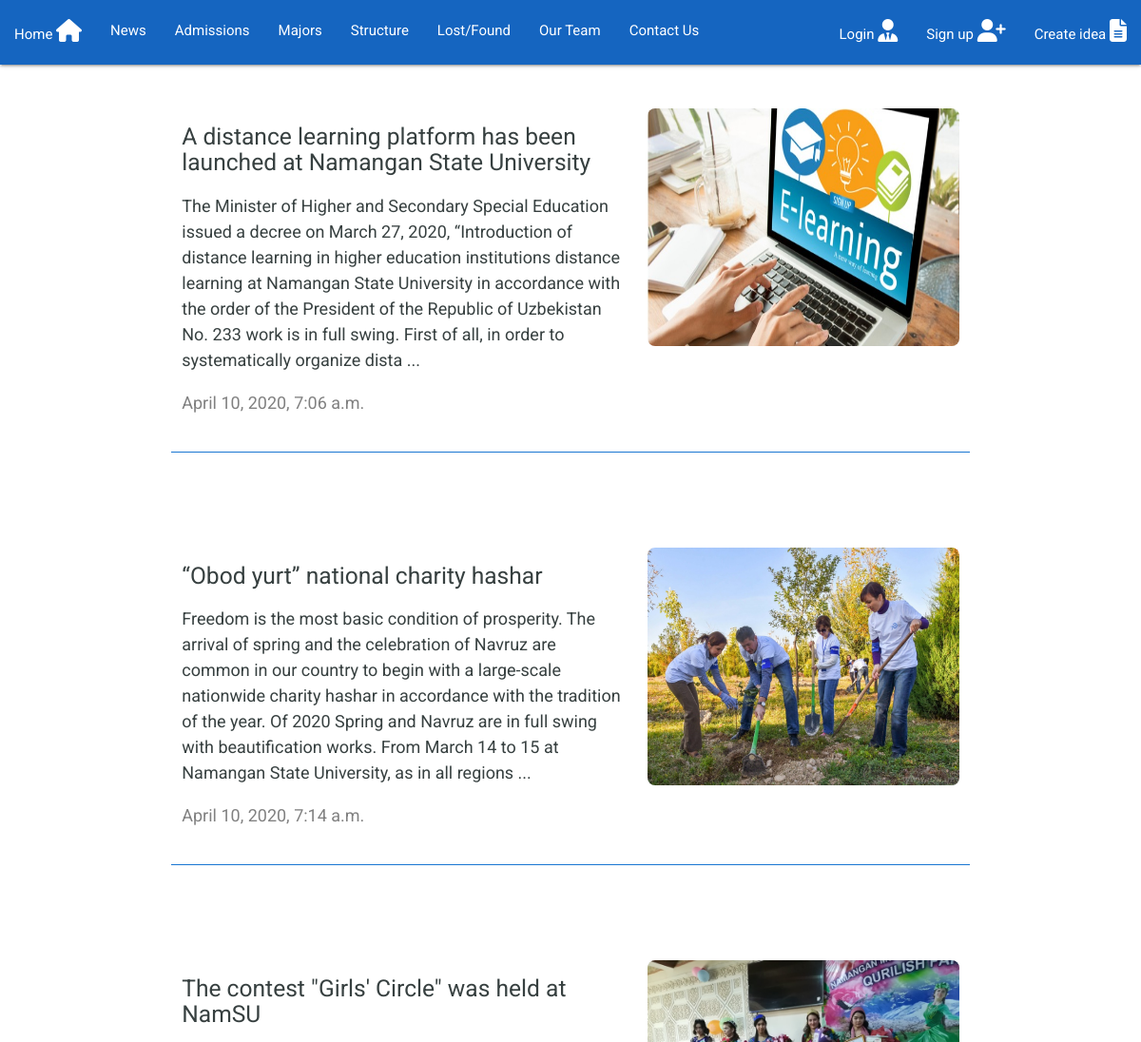
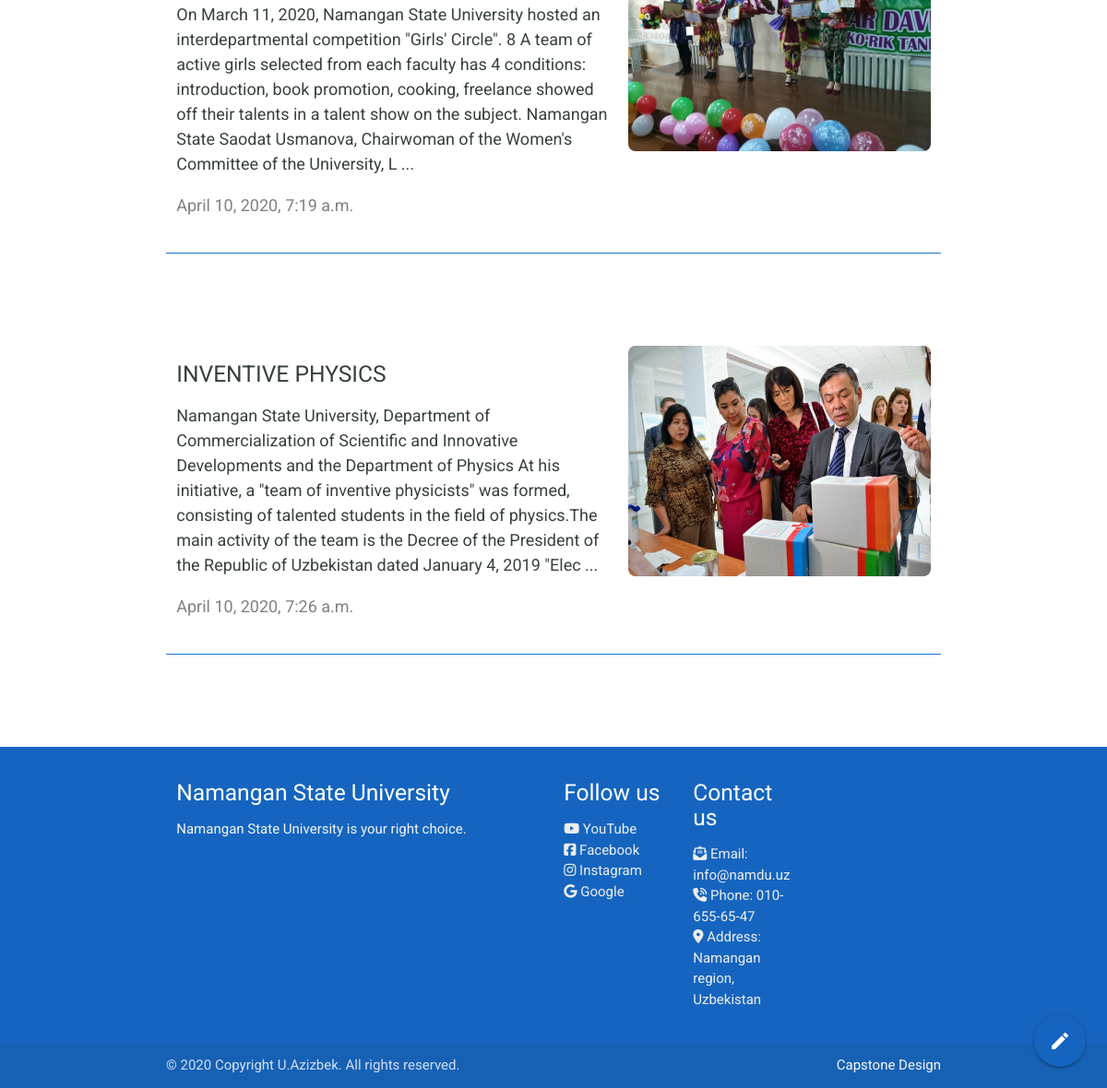
The app's page /article/ with its own data (2 pictures, top to bottom).
### articles/models.py (models this page shows, shortened)
class Article(models.Model):
	article_title = models.CharField(max_length=100)
	slug = models.SlugField(unique="True")
	body = models.TextField()
	date = models.DateTimeField(auto_now_add = True)
	thumb = models.ImageField(default='default.png',upload_to='post_image',blank=True)
	author = models.ForeignKey(User, default=None, on_delete = models.DO_NOTHING, null=True)
	def snippet(self):
		return self.body[:370]+ " ..."

### articles/views.py (the view)
# urls.py: path('article/', views.article_list, name='list_of_articles'),
def article_list(request):
	articles_from_database = Article.objects.all().order_by('date')
	return render(request, 'article.html', {'articles_from_database':articles_from_database})

### templates/article.html
{% extends "index.html" %}
{%load static%}
{% block content %}
    {% for article in articles_from_database %}
		<div class="each_article container hoverable">
			<div class="row">
				<div class="col s7">
					<h5>
						<a href="{% url 'articles:details_of_articles' slug=article.slug %}">{{article.article_title}}</a>
					</h5>
			        <p class="flow-text"><a href="{% url 'articles:details_of_articles' slug=article.slug %}">{{article.snippet}}</a></p>
				    <p>
						<a href="{% url 'articles:details_of_articles' slug=article.slug %}" class="date_of_post" style="color:grey;">{{article.date}}</a>
					</p>
				</div>
				<div class="col s5">
			          <img class="responsive-img" src="{{article.thumb.url}}">
				</div>
			</div>
		</div>
	{%endfor%}
{% endblock content %}

### static/sass/style.css (style rules this page uses)
body { font-family: 'Roboto', sans-serif; background-color: #FFF; display: flex; min-height: 100vh; flex-direction: column; }
.each_article { border-bottom: 1px solid #1976d2; margin-top: 50px; margin-bottom: 100px; }
.each_article a { color: #374040; }
.each_article img { height: 250px; width: 350px; border-radius: 8px; }
.each_article p { font-size: 18px; }

### records on screen
Article: article_title "A distance learning platform has been launched at Namangan State University", snippet "The Minister of Higher and Secondary Special Education issued a decree on March 27, 2020, “Introduction of distance learning in higher education institutions distance learning at Namangan State University in accordance with the order of the President of the Republic of Uzbekistan No. 233 work is in full swing. First of all, in order to systematically organize dista ...", date "April 10, 2020, 7:06 a.m.", thumb (picture)
Article: article_title "“Obod yurt” national charity hashar", snippet "Freedom is the most basic condition of prosperity. The arrival of spring and the celebration of Navruz are common in our country to begin with a large-scale nationwide charity hashar in accordance with the tradition of the year. Of 2020 Spring and Navruz are in full swing with beautification works. From March 14 to 15 at Namangan State University, as in all regions ...", date "April 10, 2020, 7:14 a.m.", thumb (picture)
Article: article_title "The contest \"Girls' Circle\" was held at NamSU", snippet "On March 11, 2020, Namangan State University hosted an interdepartmental competition \"Girls' Circle\". 8 A team of active girls selected from each faculty has 4 conditions: introduction, book promotion, cooking, freelance showed off their talents in a talent show on the subject. Namangan State Saodat Usmanova, Chairwoman of the Women's Committee of the University, L ...", date "April 10, 2020, 7:19 a.m.", thumb (picture)
Article: article_title "INVENTIVE PHYSICS", snippet "Namangan State University, Department of Commercialization of Scientific and Innovative Developments and the Department of Physics At his initiative, a \"team of inventive physicists\" was formed, consisting of talented students in the field of physics.The main activity of the team is the Decree of the President of the Republic of Uzbekistan dated January 4, 2019 \"Elec ...", date "April 10, 2020, 7:26 a.m.", thumb (picture)
